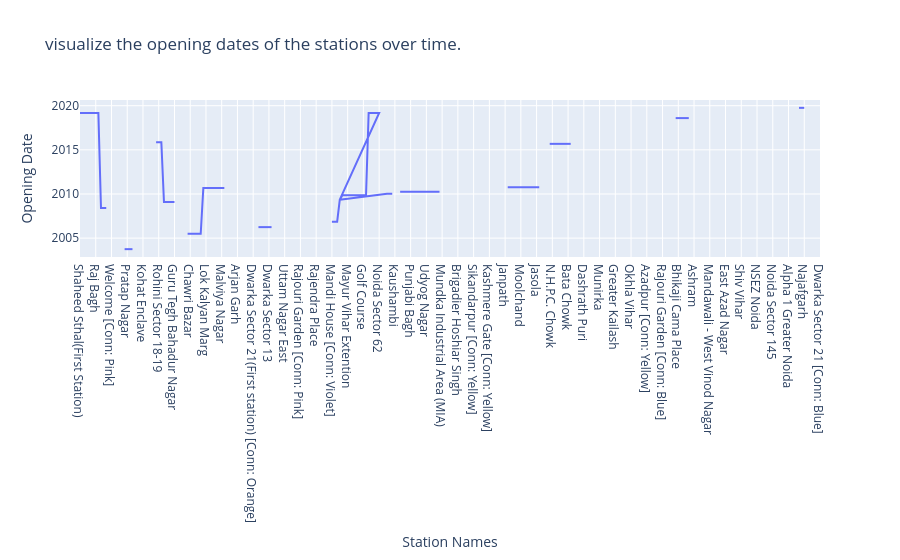

Notebook code cell kept with this figure:
### Markdown cell above
- This distrubution shows that in which year the number of metro stations are stated.

### Code cell
fig = px.line(data, x="Station Names", y="Opening Date", 
              title='visualize the opening dates of the stations over time.')
fig.show()

### Figure 1 — Plotly figure (JSON) as saved in the notebook; plotly's stock layout.template omitted (floating-point values rounded to 4 significant figures; data arrays with more than 128 entries replaced by an {"elided": "..."} marker saying what was removed)
{"data": [{"hovertemplate": "Station Names=%{x}<br>Opening Date=%{y}<extra></extra>", "legendgroup": "", "line": {"color": "#636efa", "dash": "solid"}, "marker": {"symbol": "circle"}, "mode": "lines", "name": "", "orientation": "v", "showlegend": false, "type": "scatter", "x": {"elided": "285 str values"}, "xaxis": "x", "y": {"elided": "285 str values"}, "yaxis": "y"}], "layout": {"legend": {"tracegroupgap": 0}, "title": {"text": "visualize the opening dates of the stations over time."}, "xaxis": {"anchor": "y", "domain": [0, 1], "title": {"text": "Station Names"}}, "yaxis": {"anchor": "x", "domain": [0, 1], "title": {"text": "Opening Date"}}}}
